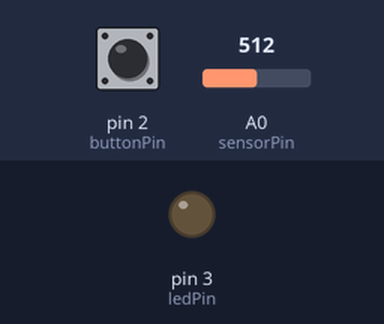
Simulated run of this sketch. Board: Arduino Uno, built with avr-gcc and run on an emulated ATmega328P. On the bench: output pins drawn as LEDs (lit = HIGH). The inputs (shaded band) are chosen by the test bench; at power-on: pin 2 (buttonPin) LOW, A0 (sensorPin) = 512.

Above: at 0.1 s.
At 24.25 s:
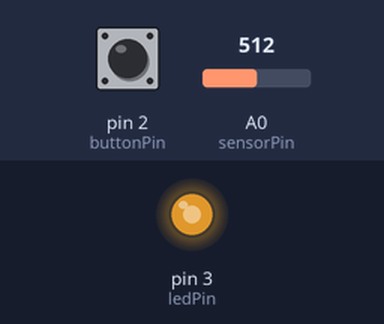
At 29.85 s:
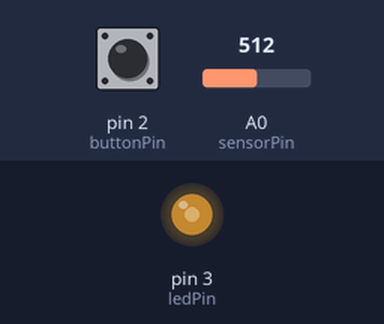
At 33.5 s:
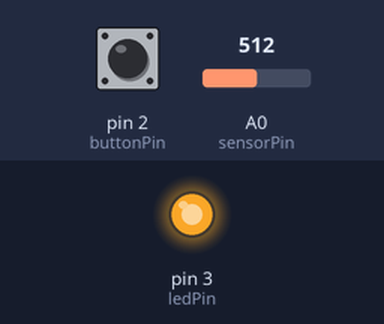
Timing chart, 0 to 40.0 s (numbered marks = the images above):
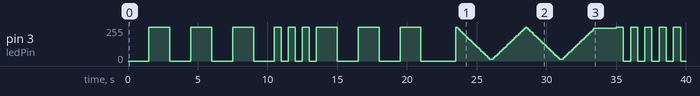

Measured:
- by itself, pin 3 (ledPin): 0/255 → 255/255 at 1.5 s, → 0/255 1.5 s later, → 255/255 1.5 s later, → 0/255 1.5 s later, … (124 changes in this stretch)

The sketch:

assignment_6.ino
```cpp
const int ledPin = 3;
const int buttonPin = 2;
int sensorPin = A0;    // select the input pin for the potentiometer
int sensorValue = 0;
int b = 100;
void setup()
{
  pinMode(ledPin, OUTPUT);//定义小灯接口为输出接口
  pinMode(buttonPin, INPUT);
}


void loop() {
  int flag = 0;
  int buttonState = 0;
  int a = 254;
  int ctl = 1;
  int c = 2;
  buttonState = digitalRead(buttonPin);

   delay(1500);
      digitalWrite(ledPin, HIGH);  //S
      delay(1500);
      digitalWrite(ledPin, LOW);
      delay(1500);
      digitalWrite(ledPin, HIGH);
      delay(1500);
      digitalWrite(ledPin, LOW);
      delay(1500);
      digitalWrite(ledPin, HIGH);
      delay(1500);
      digitalWrite(ledPin, LOW);
      delay(1500);
      digitalWrite(ledPin, HIGH);  //O
      delay(500);
      digitalWrite(ledPin, LOW);
      delay(500);
      digitalWrite(ledPin, HIGH);
      delay(500);
      digitalWrite(ledPin, LOW);
      delay(500);
      digitalWrite(ledPin, HIGH);
      delay(500);
      digitalWrite(ledPin, LOW);
      delay(500);
      digitalWrite(ledPin, HIGH);  //S
      delay(1500);
      digitalWrite(ledPin, LOW);
      delay(1500);
      digitalWrite(ledPin, HIGH);
      delay(1500);                                         //2.5
      digitalWrite(ledPin, LOW);
      delay(1500);
      digitalWrite(ledPin, HIGH);
      delay(1500);
      digitalWrite(ledPin, LOW);
      delay(2500);

      while(c > 0){
         while(a > 0){
            analogWrite(ledPin, a);
            delay(100);
            if(ctl == 1){
              a = a - 10;
              if(a == 4){
                ctl = -1*ctl;
                delay(100);
                }
            }
            if(ctl == -1){
              a = a + 10;
              if(a == 254){
                ctl = -1*ctl;
                break;
              }
            }

      }
      c = c - 1;
     }
  delay(1500);
  while(b > 0){
      // read the value from the sensor:
      sensorValue = analogRead(sensorPin);
      // turn the ledPin on
      digitalWrite(ledPin, HIGH);
      // stop the program for <sensorVlue> milliseconds:
      delay(sensorValue);
      // turn the ledPin off:
      digitalWrite(ledPin, LOW);
      // stop the program for for <sensorValue> milliseconds:
      delay(sensorValue);

  }


   /* buttonState = digitalRead(buttonPin);
    // check if the pushbutton is pressed. If it is, the buttonState is HIGH:
    if (buttonState == LOW) {
      // turn LED on:
      digitalWrite(ledPin, HIGH);
    } else {
      // turn LED off:
      digitalWrite(ledPin, LOW);
    }
*/
}
```
